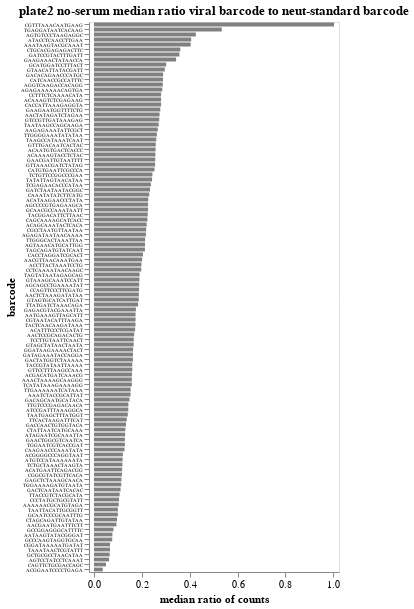

Here is the notebook cell this chart was saved with:
### Markdown cell above
Compute and plot the median ratio of viral barcode count to neut standard counts across no-serum samples:

### Code cell
median_no_serum_ratio = (
    no_serum_counts.assign(ratio=lambda x: x["count"] / x["neut_standard_count"])
    .groupby(["barcode", "strain"], as_index=False)
    .aggregate(median_no_serum_ratio=pd.NamedAgg("ratio", "median"))
)

strain_selection = alt.selection_point(fields=["strain"], on="mouseover", empty=False)

median_no_serum_ratio_chart = (
    alt.Chart(median_no_serum_ratio)
    .add_params(strain_selection)
    .encode(
        alt.X(
            "median_no_serum_ratio",
            title="median ratio of counts",
            scale=alt.Scale(nice=False, padding=5),
        ),
        alt.Y(
            "barcode",
            sort=alt.SortField("median_no_serum_ratio", order="descending"),
            axis=alt.Axis(labelFontSize=5),
        ),
        color=alt.condition(strain_selection, alt.value("orange"), alt.value("gray")),
        tooltip=[
            alt.Tooltip(c, format=".3g")
            if median_no_serum_ratio[c].dtype == float
            else c
            for c in median_no_serum_ratio.columns
        ],
    )
    .mark_bar(height={"band": 0.85})
    .properties(
        height=alt.Step(5),
        width=250,
        title=f"{plate} no-serum median ratio viral barcode to neut-standard barcode",
    )
    .configure_axis(grid=False)
    .configure_legend(titleLimit=1000)
)

display(median_no_serum_ratio_chart)

### Figure 1 — Vega-Lite specification as saved in the notebook (floating-point values rounded to 4 significant figures)
{"config": {"view": {"continuousWidth": 300, "continuousHeight": 300}, "axis": {"grid": false}, "legend": {"titleLimit": 1000}}, "data": {"name": "data-6340a463ed123b6b1e3af9b5c977cef3"}, "mark": {"type": "bar", "height": {"band": 0.85}}, "encoding": {"color": {"condition": {"param": "param_7", "value": "orange", "empty": false}, "value": "gray"}, "tooltip": [{"field": "barcode", "type": "nominal"}, {"field": "strain", "type": "nominal"}, {"field": "median_no_serum_ratio", "format": ".3g", "type": "quantitative"}], "x": {"field": "median_no_serum_ratio", "scale": {"nice": false, "padding": 5}, "title": "median ratio of counts", "type": "quantitative"}, "y": {"axis": {"labelFontSize": 5}, "field": "barcode", "sort": {"field": "median_no_serum_ratio", "order": "descending"}, "type": "nominal"}}, "height": {"step": 5}, "params": [{"name": "param_7", "select": {"type": "point", "fields": ["strain"], "on": "mouseover"}}], "title": "plate2 no-serum median ratio viral barcode to neut-standard barcode", "width": 250, "$schema": "https://vega.github.io/schema/vega-lite/v5.16.3.json", "datasets": {"data-6340a463ed123b6b1e3af9b5c977cef3": [{"barcode": "AAAAAACGCATGTAGA", "strain": "A/Chester/5355/2022", "median_no_serum_ratio": 0.1034}, {"barcode": "AAACTAAAAGCAAGGG", "strain": "A/Paris/31196/2021", "median_no_serum_ratio": 0.1582}, {"barcode": "AAATAAGTACGCAAAT", "strain": "A/Niger/10217/2021", "median_no_serum_ratio": 0.4042}, {"barcode": "AAATCTACCGCATTAT", "strain": "A/India-Pune-Nivcov2221170/2022", "median_no_serum_ratio": 0.1525}, {"barcode": "AACGAATGAATTTCTT", "strain": "A/Togo/0274/2021", "median_no_serum_ratio": 0.09371}, {"barcode": "AACGTTAACAAATGAA", "strain": "A/Michigan/19/2021", "median_no_serum_ratio": 0.2012}, {"barcode": "AACTATAGATCTAGAA", "strain": "A/Bangladesh/3210810034/2021", "median_no_serum_ratio": 0.2741}, {"barcode": "AACTCCGCAGACACTG", "strain": "A/SouthAfrica/R14850/2021", "median_no_serum_ratio": 0.1681}, {"barcode": "AACTCTAAAGATATAA", "strain": "A/Togo/0304/2021", "median_no_serum_ratio": 0.1876}, {"barcode": "AAGAGAAATATTCGCT", "strain": "A/Bangladesh/2221/2021", "median_no_serum_ratio": 0.2667}, {"barcode": "AATAAGTATACGGGAT", "strain": "A/Paris/31196/2021", "median_no_serum_ratio": 0.07705}, {"barcode": "AATGAAAGTTAGCATT", "strain": "A/Belgium/H0017/2022", "median_no_serum_ratio": 0.1738}, {"barcode": "ACAAAAGTACCTCTAC", "strain": "A/Bangladesh/3210810034/2021", "median_no_serum_ratio": 0.2567}, {"barcode": "ACAAAGTCTCGAGAAG", "strain": "A/Michigan/45/2015", "median_no_serum_ratio": 0.2805}, {"barcode": "ACAATGTGACTCACCC", "strain": "A/Utah/27/2022", "median_no_serum_ratio": 0.2575}, {"barcode": "ACAGCAAATACTCACA", "strain": "A/India/Pun-NIV312851/2021", "median_no_serum_ratio": 0.2202}, {"barcode": "ACATAAGAACCCTATA", "strain": "A/Paris/30353/2021", "median_no_serum_ratio": 0.2269}, {"barcode": "ACATGAATTCAGACGG", "strain": "A/Hawaii/70/2019", "median_no_serum_ratio": 0.1177}, {"barcode": "ACATTTCCCTCGATAT", "strain": "A/Paris/30353/2021", "median_no_serum_ratio": 0.172}, {"barcode": "ACCTTACTAAATCCTG", "strain": "A/Nimes/871/2021", "median_no_serum_ratio": 0.1984}, {"barcode": "ACGACATGATCAAACG", "strain": "A/Brisbane/02/2018", "median_no_serum_ratio": 0.159}, {"barcode": "ACGGAATCCCCTGAGA", "strain": "A/Washington/23/2020", "median_no_serum_ratio": 0.03647}, {"barcode": "ACGGGGCCCAGGTAAT", "strain": "A/Bangladesh/8036/2021", "median_no_serum_ratio": 0.1205}, {"barcode": "AGAGAAAAAACAGTGA", "strain": "A/Michigan/19/2021", "median_no_serum_ratio": 0.2856}, {"barcode": "AGAGATAATAACAAAA", "strain": "A/Togo/0304/2021", "median_no_serum_ratio": 0.2171}, {"barcode": "AGCAGCCTGAAAATAT", "strain": "A/Paris/31196/2021", "median_no_serum_ratio": 0.1891}, {"barcode": "AGCCCCGTGAGAAGCA", "strain": "A/Perth/1/2022", "median_no_serum_ratio": 0.2259}, {"barcode": "AGGTCAAGACCACAGG", "strain": "A/Togo/845/2020", "median_no_serum_ratio": 0.2876}, {"barcode": "AGTAAACATGCATTGG", "strain": "A/Hawaii/70/2019", "median_no_serum_ratio": 0.2132}, {"barcode": "AGTCCTATCCTCAAAT", "strain": "A/Wisconsin/588/2019", "median_no_serum_ratio": 0.06312}, {"barcode": "AGTGTCCCTAAGAGGC", "strain": "A/Bangladesh/8002/2021", "median_no_serum_ratio": 0.4257}, {"barcode": "ATACCTCAACCTTGAA", "strain": "A/Bangladesh/8036/2021", "median_no_serum_ratio": 0.4062}, {"barcode": "ATAGAATCGCAAATTA", "strain": "A/Hawaii/70/2019", "median_no_serum_ratio": 0.1303}, {"barcode": "ATCCGATTTAAAGGCA", "strain": "A/Brisbane/02/2018", "median_no_serum_ratio": 0.1435}, {"barcode": "ATGTCCATAAAAAATA", "strain": "A/Belgium/H0017/2022", "median_no_serum_ratio": 0.1197}, {"barcode": "CAAATATATCTTCATG", "strain": "A/Newcastle/2/2022", "median_no_serum_ratio": 0.231}, {"barcode": "CAAGAACCCAAATATA", "strain": "A/India/Pun-NIV312851/2021", "median_no_serum_ratio": 0.1276}, {"barcode": "CACCATTAAAGAGGTA", "strain": "A/SouthAfrica/R16462/2021", "median_no_serum_ratio": 0.2805}, {"barcode": "CACCTAGGATCGCACT", "strain": "A/Michigan/45/2015", "median_no_serum_ratio": 0.2049}, {"barcode": "CAGCAAAAGCATCACC", "strain": "A/Ghana/2080/2020", "median_no_serum_ratio": 0.2234}, {"barcode": "CAGTTCTGCGACCAGC", "strain": "A/Bangladesh/8036/2021", "median_no_serum_ratio": 0.05025}, {"barcode": "CATCAACCGCCATTTC", "strain": "A/Niger/10217/2021", "median_no_serum_ratio": 0.2885}, {"barcode": "CATGTGAATTCGCCCA", "strain": "A/California/07/2009", "median_no_serum_ratio": 0.253}, {"barcode": "CCAGTTCCCTTCGATG", "strain": "A/Ghana/138/2020", "median_no_serum_ratio": 0.1886}, {"barcode": "CCCTATGCTGCGTATT", "strain": "A/Brisbane/48/2022", "median_no_serum_ratio": 0.1045}, {"barcode": "CCTCAAAATAACAAGC", "strain": "A/Chester/5355/2022", "median_no_serum_ratio": 0.1975}, {"barcode": "CCTTTCTCAAAACATA", "strain": "A/California/07/2009", "median_no_serum_ratio": 0.2805}, {"barcode": "CGCCTAATGTTAATAA", "strain": "A/California/07/2009", "median_no_serum_ratio": 0.218}, {"barcode": "CGGATAAAAATGATAT", "strain": "A/Norway/25089/2022", "median_no_serum_ratio": 0.06695}, {"barcode": "CGGCGTATCGTTCACA", "strain": "A/SouthAfrica/R16462/2021", "median_no_serum_ratio": 0.1166}, {"barcode": "CGTAATACATTTAAGA", "strain": "A/England/220200318/2022", "median_no_serum_ratio": 0.1736}, {"barcode": "CGTTTAAACAATGAAG", "strain": "A/India-Pune-Nivcov2221170/2022", "median_no_serum_ratio": 1.003}, {"barcode": "CTAGCAGATTGTATAA", "strain": "A/SouthAfrica/R16462/2021", "median_no_serum_ratio": 0.09618}, {"barcode": "CTATTAATCATGCAAA", "strain": "A/Sydney/43/2022", "median_no_serum_ratio": 0.1312}, {"barcode": "CTGCACGAGAGACTTC", "strain": "A/Perth/1/2022", "median_no_serum_ratio": 0.3608}, {"barcode": "GAACGATTGTAATTTT", "strain": "A/Niger/10217/2021", "median_no_serum_ratio": 0.256}, {"barcode": "GAACTGGCGTCAATCA", "strain": "A/Washington/23/2020", "median_no_serum_ratio": 0.1292}, {"barcode": "GAAGAAACTATAACCA", "strain": "A/Wisconsin/588/2019", "median_no_serum_ratio": 0.3434}, {"barcode": "GAAGAATGGTTTTCTG", "strain": "A/Togo/0304/2021", "median_no_serum_ratio": 0.2771}, {"barcode": "GACACAGAACCCATGC", "strain": "A/California/07/2009", "median_no_serum_ratio": 0.2891}, {"barcode": "GACAGCAATGCATACA", "strain": "A/Bangladesh/2221/2021", "median_no_serum_ratio": 0.1484}, {"barcode": "GACCAACTGTGGTACA", "strain": "A/England/220200318/2022", "median_no_serum_ratio": 0.1341}, {"barcode": "GACTATGGTCTAAAAA", "strain": "A/Ghana/138/2020", "median_no_serum_ratio": 0.163}, {"barcode": "GACTCAATAATCACAC", "strain": "A/Norway/25089/2022", "median_no_serum_ratio": 0.1111}, {"barcode": "GAGACGTACGAAATTA", "strain": "A/SouthAfrica/R14850/2021", "median_no_serum_ratio": 0.1752}, {"barcode": "GAGCTCTAAAGCAACA", "strain": "A/Brisbane/48/2022", "median_no_serum_ratio": 0.1147}, {"barcode": "GATAGAAATACCAGGA", "strain": "A/Bangladesh/2221/2021", "median_no_serum_ratio": 0.163}, {"barcode": "GATCCGTACTTTGATT", "strain": "A/Belgium/H0038/2022", "median_no_serum_ratio": 0.357}, {"barcode": "GATCTAATAATACGGC", "strain": "A/India-PUN-NIV328484/2021", "median_no_serum_ratio": 0.2342}, {"barcode": "GCAACGCCAAATAATT", "strain": "A/Bangladesh/8002/2021", "median_no_serum_ratio": 0.2259}, {"barcode": "GCAATCCCGCAATTTG", "strain": "A/Ghana/2080/2020", "median_no_serum_ratio": 0.09963}, {"barcode": "GCATGGATCCTTTACT", "strain": "A/Togo/845/2020", "median_no_serum_ratio": 0.3017}, {"barcode": "GCCCAAGTAGGTGCAA", "strain": "A/Newcastle/2/2022", "median_no_serum_ratio": 0.07618}, {"barcode": "GCCGGAGGGCATTTTC", "strain": "A/Belgium/H0038/2022", "median_no_serum_ratio": 0.08152}, {"barcode": "GCTGCGCCTAACATAA", "strain": "A/England/220200318/2022", "median_no_serum_ratio": 0.06566}, {"barcode": "GGATAAGAAAACTACT", "strain": "A/Washington/23/2020", "median_no_serum_ratio": 0.1636}, {"barcode": "GTAAAGCAAATCCATT", "strain": "A/Belgium/H0017/2022", "median_no_serum_ratio": 0.19}, {"barcode": "GTAACATTATACGATT", "strain": "A/Togo/0274/2021", "median_no_serum_ratio": 0.2959}, {"barcode": "GTAGCTATAACTAATA", "strain": "A/India/Pun-NIV312851/2021", "median_no_serum_ratio": 0.1659}, {"barcode": "GTAGTGCATCATTGAT", "strain": "A/Ghana/2080/2020", "median_no_serum_ratio": 0.1873}, {"barcode": "GTCCGTTGATAAAGAG", "strain": "A/Cote_DIvoire/1448/2021", "median_no_serum_ratio": 0.2728}, {"barcode": "GTTAAACGATCTATAG", "strain": "A/Cote_DIvoire/1448/2021", "median_no_serum_ratio": 0.2556}, {"barcode": "GTTCCTTTAAGCCAAA", "strain": "A/Nimes/871/2021", "median_no_serum_ratio": 0.1601}, {"barcode": "GTTTGACAATCACTAC", "strain": "A/Paris/30353/2021", "median_no_serum_ratio": 0.2581}, {"barcode": "TAAATAACTCGTATTT", "strain": "A/Utah/27/2022", "median_no_serum_ratio": 0.06692}, {"barcode": "TAAGCCATAAATCAAT", "strain": "A/Ghana/138/2020", "median_no_serum_ratio": 0.2604}, {"barcode": "TAATAAGCCAGCAAGA", "strain": "A/Brisbane/02/2018", "median_no_serum_ratio": 0.2705}, {"barcode": "TAATGAGCTTTATGGT", "strain": "A/Michigan/19/2021", "median_no_serum_ratio": 0.1413}, {"barcode": "TAATTACATTGCGGTT", "strain": "A/Nimes/871/2021", "median_no_serum_ratio": 0.09993}, {"barcode": "TACCGTATAATTAAAA", "strain": "A/Belgium/H0038/2022", "median_no_serum_ratio": 0.1602}, {"barcode": "TACGGACATTCTTAAC", "strain": "A/Sydney/43/2022", "median_no_serum_ratio": 0.2248}, {"barcode": "TACTCAACAAGATAAA", "strain": "A/SouthAfrica/R14850/2021", "median_no_serum_ratio": 0.1736}, {"barcode": "TAGCAGATGTATCAAT", "strain": "A/Togo/0274/2021", "median_no_serum_ratio": 0.2128}, {"barcode": "TAGTATAATAGAGCAG", "strain": "A/Sydney/43/2022", "median_no_serum_ratio": 0.1905}, {"barcode": "TATATTAGTAACATAA", "strain": "A/Wisconsin/588/2019", "median_no_serum_ratio": 0.2426}, {"barcode": "TCATATAAAGAAAAGG", "strain": "A/Chester/5355/2022", "median_no_serum_ratio": 0.1582}, {"barcode": "TCCTTGTAATTCAACT", "strain": "A/Utah/27/2022", "median_no_serum_ratio": 0.1664}, {"barcode": "TCGAGAACACCCATAA", "strain": "A/Cote_DIvoire/1448/2021", "median_no_serum_ratio": 0.2377}, {"barcode": "TCTGCTAAACTAAGTA", "strain": "A/Bangladesh/8002/2021", "median_no_serum_ratio": 0.1186}, {"barcode": "TCTGTTCCGGCCCGAA", "strain": "A/India-PUN-NIV328484/2021", "median_no_serum_ratio": 0.2441}, {"barcode": "TGAGGATAATCACAAG", "strain": "A/Michigan/45/2015", "median_no_serum_ratio": 0.534}, {"barcode": "TGGAAAAGATGTAATA", "strain": "A/Norway/25089/2022", "median_no_serum_ratio": 0.1139}, {"barcode": "TGGAATCGTCACCGAT", "strain": "A/Hawaii/70/2019", "median_no_serum_ratio": 0.129}, {"barcode": "TTACCGTCTACGCATA", "strain": "A/Togo/845/2020", "median_no_serum_ratio": 0.1071}, {"barcode": "TTATGATCTAAACAGA", "strain": "A/Brisbane/48/2022", "median_no_serum_ratio": 0.1845}, {"barcode": "TTCACTAAGATTTCAT", "strain": "A/Newcastle/2/2022", "median_no_serum_ratio": 0.1368}, {"barcode": "TTGAAAAAATCATAAA", "strain": "A/Michigan/45/2015", "median_no_serum_ratio": 0.1532}, {"barcode": "TTGGGCACTAAATTAA", "strain": "A/Brisbane/02/2018", "median_no_serum_ratio": 0.2137}, {"barcode": "TTGGGGAAATATATAA", "strain": "A/Perth/1/2022", "median_no_serum_ratio": 0.2627}, {"barcode": "TTGTCCCGAGACAACA", "strain": "A/India-PUN-NIV328484/2021", "median_no_serum_ratio": 0.1437}]}}
